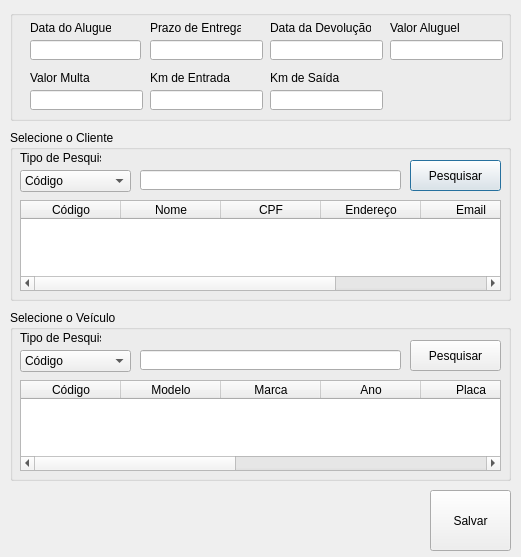
<?xml version="1.0" encoding="UTF-8"?>
<ui version="4.0">
 <class>FrmAluguel</class>
 <widget class="QDialog" name="FrmAluguel">
  <property name="geometry">
   <rect>
    <x>0</x>
    <y>0</y>
    <width>521</width>
    <height>557</height>
   </rect>
  </property>
  <property name="windowTitle">
   <string>Aluguel de Veículos</string>
  </property>
  <property name="windowIcon">
   <iconset>
    <normaloff>../../../../../../TesteProjeto/Imagens/btnAlugaVeiculo.png</normaloff>../../../../../../TesteProjeto/Imagens/btnAlugaVeiculo.png</iconset>
  </property>
  <widget class="QGroupBox" name="groupBox">
   <property name="geometry">
    <rect>
     <x>10</x>
     <y>10</y>
     <width>501</width>
     <height>111</height>
    </rect>
   </property>
   <property name="title">
    <string/>
   </property>
   <widget class="QLabel" name="label">
    <property name="geometry">
     <rect>
      <x>20</x>
      <y>10</y>
      <width>81</width>
      <height>16</height>
     </rect>
    </property>
    <property name="text">
     <string>Data do Aluguel</string>
    </property>
   </widget>
   <widget class="QLineEdit" name="EdtDataAluguel">
    <property name="geometry">
     <rect>
      <x>20</x>
      <y>30</y>
      <width>111</width>
      <height>20</height>
     </rect>
    </property>
   </widget>
   <widget class="QLineEdit" name="EdtPrazo">
    <property name="geometry">
     <rect>
      <x>140</x>
      <y>30</y>
      <width>113</width>
      <height>20</height>
     </rect>
    </property>
   </widget>
   <widget class="QLabel" name="label_2">
    <property name="geometry">
     <rect>
      <x>140</x>
      <y>10</y>
      <width>91</width>
      <height>16</height>
     </rect>
    </property>
    <property name="text">
     <string>Prazo de Entrega</string>
    </property>
   </widget>
   <widget class="QLabel" name="label_3">
    <property name="geometry">
     <rect>
      <x>260</x>
      <y>10</y>
      <width>101</width>
      <height>16</height>
     </rect>
    </property>
    <property name="text">
     <string>Data da Devolução</string>
    </property>
   </widget>
   <widget class="QLineEdit" name="EdtDataDev">
    <property name="geometry">
     <rect>
      <x>260</x>
      <y>30</y>
      <width>113</width>
      <height>20</height>
     </rect>
    </property>
   </widget>
   <widget class="QLineEdit" name="EdtValor">
    <property name="geometry">
     <rect>
      <x>380</x>
      <y>30</y>
      <width>113</width>
      <height>20</height>
     </rect>
    </property>
   </widget>
   <widget class="QLabel" name="label_4">
    <property name="geometry">
     <rect>
      <x>380</x>
      <y>10</y>
      <width>71</width>
      <height>16</height>
     </rect>
    </property>
    <property name="text">
     <string>Valor Aluguel</string>
    </property>
   </widget>
   <widget class="QLineEdit" name="EdtMulta">
    <property name="geometry">
     <rect>
      <x>20</x>
      <y>80</y>
      <width>113</width>
      <height>20</height>
     </rect>
    </property>
   </widget>
   <widget class="QLabel" name="label_5">
    <property name="geometry">
     <rect>
      <x>20</x>
      <y>60</y>
      <width>71</width>
      <height>16</height>
     </rect>
    </property>
    <property name="text">
     <string>Valor Multa</string>
    </property>
   </widget>
   <widget class="QLineEdit" name="EdtkmEntrada">
    <property name="geometry">
     <rect>
      <x>140</x>
      <y>80</y>
      <width>113</width>
      <height>20</height>
     </rect>
    </property>
   </widget>
   <widget class="QLabel" name="label_6">
    <property name="geometry">
     <rect>
      <x>140</x>
      <y>60</y>
      <width>81</width>
      <height>16</height>
     </rect>
    </property>
    <property name="text">
     <string>Km de Entrada</string>
    </property>
   </widget>
   <widget class="QLabel" name="label_7">
    <property name="geometry">
     <rect>
      <x>260</x>
      <y>60</y>
      <width>91</width>
      <height>16</height>
     </rect>
    </property>
    <property name="text">
     <string>Km de Saída</string>
    </property>
   </widget>
   <widget class="QLineEdit" name="EdtKmSaida">
    <property name="geometry">
     <rect>
      <x>260</x>
      <y>80</y>
      <width>113</width>
      <height>20</height>
     </rect>
    </property>
   </widget>
  </widget>
  <widget class="QGroupBox" name="groupBox_2">
   <property name="geometry">
    <rect>
     <x>10</x>
     <y>130</y>
     <width>501</width>
     <height>171</height>
    </rect>
   </property>
   <property name="title">
    <string>Selecione o Cliente</string>
   </property>
   <widget class="QLabel" name="label_8">
    <property name="geometry">
     <rect>
      <x>10</x>
      <y>20</y>
      <width>81</width>
      <height>16</height>
     </rect>
    </property>
    <property name="text">
     <string>Tipo de Pesquisa</string>
    </property>
   </widget>
   <widget class="QComboBox" name="cbPesqCliente">
    <property name="geometry">
     <rect>
      <x>10</x>
      <y>40</y>
      <width>111</width>
      <height>22</height>
     </rect>
    </property>
    <property name="cursor">
     <cursorShape>PointingHandCursor</cursorShape>
    </property>
    <item>
     <property name="text">
      <string>Código</string>
     </property>
    </item>
    <item>
     <property name="text">
      <string>Nome</string>
     </property>
    </item>
    <item>
     <property name="text">
      <string>CPF</string>
     </property>
    </item>
   </widget>
   <widget class="QLineEdit" name="EdtPesqCliente">
    <property name="geometry">
     <rect>
      <x>130</x>
      <y>40</y>
      <width>261</width>
      <height>20</height>
     </rect>
    </property>
   </widget>
   <widget class="QPushButton" name="btnPesqCliente">
    <property name="geometry">
     <rect>
      <x>400</x>
      <y>30</y>
      <width>91</width>
      <height>31</height>
     </rect>
    </property>
    <property name="cursor">
     <cursorShape>PointingHandCursor</cursorShape>
    </property>
    <property name="text">
     <string>Pesquisar</string>
    </property>
    <property name="icon">
     <iconset>
      <normaloff>../../../../../../TesteProjeto/Imagens/lupa.png</normaloff>../../../../../../TesteProjeto/Imagens/lupa.png</iconset>
    </property>
    <property name="iconSize">
     <size>
      <width>30</width>
      <height>30</height>
     </size>
    </property>
   </widget>
   <widget class="QTableWidget" name="gridCliente">
    <property name="geometry">
     <rect>
      <x>10</x>
      <y>70</y>
      <width>481</width>
      <height>91</height>
     </rect>
    </property>
    <column>
     <property name="text">
      <string>Código</string>
     </property>
    </column>
    <column>
     <property name="text">
      <string>Nome</string>
     </property>
    </column>
    <column>
     <property name="text">
      <string>CPF</string>
     </property>
    </column>
    <column>
     <property name="text">
      <string>Endereço</string>
     </property>
    </column>
    <column>
     <property name="text">
      <string>Email</string>
     </property>
    </column>
    <column>
     <property name="text">
      <string>Telefone</string>
     </property>
    </column>
   </widget>
  </widget>
  <widget class="QGroupBox" name="groupBox_3">
   <property name="geometry">
    <rect>
     <x>10</x>
     <y>310</y>
     <width>501</width>
     <height>171</height>
    </rect>
   </property>
   <property name="title">
    <string>Selecione o Veículo</string>
   </property>
   <widget class="QLabel" name="label_9">
    <property name="geometry">
     <rect>
      <x>10</x>
      <y>20</y>
      <width>81</width>
      <height>16</height>
     </rect>
    </property>
    <property name="text">
     <string>Tipo de Pesquisa</string>
    </property>
   </widget>
   <widget class="QComboBox" name="cbPesqVeic">
    <property name="geometry">
     <rect>
      <x>10</x>
      <y>40</y>
      <width>111</width>
      <height>22</height>
     </rect>
    </property>
    <property name="cursor">
     <cursorShape>PointingHandCursor</cursorShape>
    </property>
    <item>
     <property name="text">
      <string>Código</string>
     </property>
    </item>
    <item>
     <property name="text">
      <string>Marca</string>
     </property>
    </item>
    <item>
     <property name="text">
      <string>Modelo</string>
     </property>
    </item>
    <item>
     <property name="text">
      <string>Disponível</string>
     </property>
    </item>
    <item>
     <property name="text">
      <string>Alugado</string>
     </property>
    </item>
   </widget>
   <widget class="QLineEdit" name="EdtPesqVeiculo">
    <property name="geometry">
     <rect>
      <x>130</x>
      <y>40</y>
      <width>261</width>
      <height>20</height>
     </rect>
    </property>
   </widget>
   <widget class="QPushButton" name="btnPesqVeic">
    <property name="geometry">
     <rect>
      <x>400</x>
      <y>30</y>
      <width>91</width>
      <height>31</height>
     </rect>
    </property>
    <property name="cursor">
     <cursorShape>PointingHandCursor</cursorShape>
    </property>
    <property name="text">
     <string>Pesquisar</string>
    </property>
    <property name="icon">
     <iconset>
      <normaloff>../../../../../../TesteProjeto/Imagens/lupa.png</normaloff>../../../../../../TesteProjeto/Imagens/lupa.png</iconset>
    </property>
    <property name="iconSize">
     <size>
      <width>30</width>
      <height>30</height>
     </size>
    </property>
   </widget>
   <widget class="QTableWidget" name="gridVeiculo">
    <property name="geometry">
     <rect>
      <x>10</x>
      <y>70</y>
      <width>481</width>
      <height>91</height>
     </rect>
    </property>
    <column>
     <property name="text">
      <string>Código</string>
     </property>
    </column>
    <column>
     <property name="text">
      <string>Modelo</string>
     </property>
    </column>
    <column>
     <property name="text">
      <string>Marca</string>
     </property>
    </column>
    <column>
     <property name="text">
      <string>Ano</string>
     </property>
    </column>
    <column>
     <property name="text">
      <string>Placa</string>
     </property>
    </column>
    <column>
     <property name="text">
      <string>Alugado</string>
     </property>
    </column>
    <column>
     <property name="text">
      <string>Km Atual</string>
     </property>
    </column>
    <column>
     <property name="text">
      <string>Valor Diária</string>
     </property>
    </column>
    <column>
     <property name="text">
      <string>Tipo</string>
     </property>
    </column>
   </widget>
  </widget>
  <widget class="QPushButton" name="btnSalvar">
   <property name="geometry">
    <rect>
     <x>430</x>
     <y>490</y>
     <width>81</width>
     <height>61</height>
    </rect>
   </property>
   <property name="cursor">
    <cursorShape>PointingHandCursor</cursorShape>
   </property>
   <property name="text">
    <string>Salvar</string>
   </property>
   <property name="icon">
    <iconset>
     <normaloff>../../../../../../TesteProjeto/Imagens/save.png</normaloff>../../../../../../TesteProjeto/Imagens/save.png</iconset>
   </property>
   <property name="iconSize">
    <size>
     <width>30</width>
     <height>30</height>
    </size>
   </property>
  </widget>
 </widget>
 <resources/>
 <connections/>
</ui>
